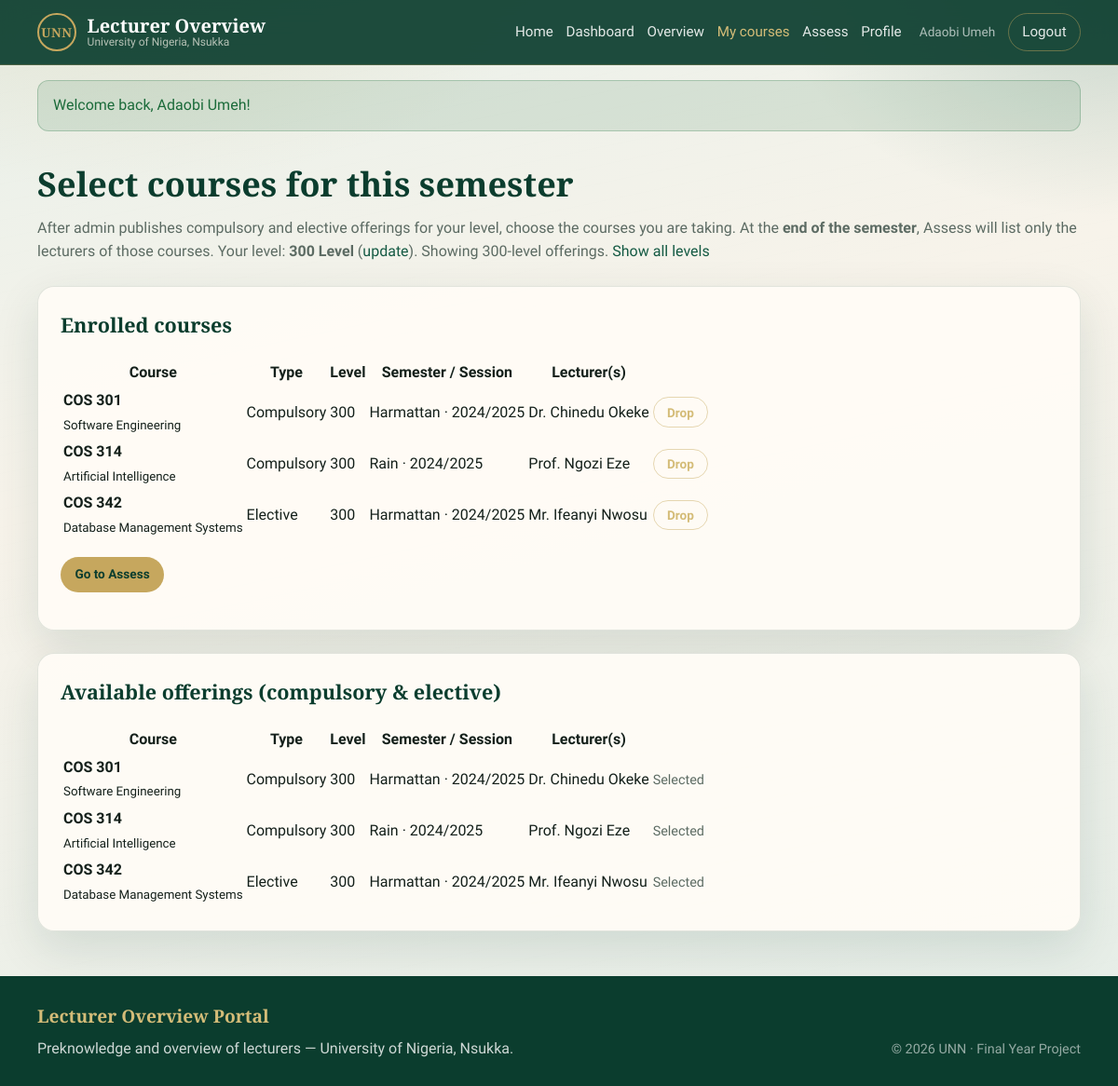
Screenshot of /student/enroll.php (signed in) with the database file from the repository.
### tables this page shows
CREATE TABLE users (
  id INT UNSIGNED AUTO_INCREMENT PRIMARY KEY,
  full_name VARCHAR(120) NOT NULL,
  email VARCHAR(160) NOT NULL UNIQUE,
  password VARCHAR(255) NOT NULL,
  role ENUM('student', 'lecturer', 'admin') NOT NULL DEFAULT 'student',
  department VARCHAR(120) DEFAULT NULL,
  matric_number VARCHAR(40) DEFAULT NULL,
  academic_level ENUM('100', '200', '300', '400') DEFAULT NULL,
  is_active TINYINT(1) NOT NULL DEFAULT 1,
  created_at TIMESTAMP DEFAULT CURRENT_TIMESTAMP,
  updated_at TIMESTAMP DEFAULT CURRENT_TIMESTAMP ON UPDATE CURRENT_TIMESTAMP
);

CREATE TABLE courses (
  id INT UNSIGNED AUTO_INCREMENT PRIMARY KEY,
  course_code VARCHAR(20) NOT NULL UNIQUE,
  course_title VARCHAR(200) NOT NULL,
  department VARCHAR(120) NOT NULL,
  level VARCHAR(20) DEFAULT '100',
  course_type ENUM('Compulsory', 'Elective') NOT NULL DEFAULT 'Compulsory',
  semester ENUM('Harmattan', 'Rain') NOT NULL DEFAULT 'Harmattan',
  session_year VARCHAR(20) NOT NULL DEFAULT '2024/2025',
  description TEXT DEFAULT NULL,
  created_at TIMESTAMP DEFAULT CURRENT_TIMESTAMP
);

### includes/auth.php (called while the page is built, shortened)
<?php
require_once __DIR__ . '/../config/database.php';
function is_valid_student_level(?string $level): bool
{
    return $level !== null && in_array($level, STUDENT_LEVELS, true);
}
function get_flash(): ?array
{
    $flash = $_SESSION['flash'];
    return $flash;
}
function e(?string $value): string
{
    return htmlspecialchars((string) $value, ENT_QUOTES, 'UTF-8');
}
function is_logged_in(): bool
{
    return !empty($_SESSION['user_id']);
}
function current_user(): ?array
{
    static $user = null;
    if ($user !== null) {
        return $user;
    }
    $stmt = db()->prepare('SELECT id, full_name, email, role, department, matric_number, academic_level, is_active FROM users WHERE id = ? LIMIT 1');
    $uid = (int) $_SESSION['user_id'];
    $stmt->bind_param('i', $uid);
    $stmt->execute();
    $result = $stmt->get_result();
    $user = $result->fetch_assoc() ?: null;
    return $user;
}
function require_role(string ...$roles): void
{
    $user = current_user();
}
function dashboard_url_for_role(string $role): string
{
    $base = base_path();
    return match ($role) {
        'admin'    => $base . '/admin/dashboard.php',
        'lecturer' => $base . '/lecturer/dashboard.php',
        default    => $base . '/student/dashboard.php',
    };
}
function base_path(): string
{
    static $base = null;
    if ($base !== null) {
        return $base;
    }
    $script = str_replace('\\', '/', $_SERVER['SCRIPT_NAME'] ?? '');
    if (preg_match('#^(.*?)/portal(?:/|$)#', $script, $m)) {
        $base = $m[1] . '/portal';
    } else {
        $dir = str_replace('\\', '/', dirname($script));
        if (preg_match('#/(student|lecturer|admin)$#', $dir)) {
            $dir = dirname($dir);
        }
        $base = ($dir === '/' || $dir === '\\' || $dir === '.') ? '' : $dir;
    }
    return $base;
}

### config/database.php (called while the page is built, shortened)
<?php
function db(): mysqli
{
    static $conn = null;
    if ($conn instanceof mysqli) {
        return $conn;
    }
    $conn = new mysqli(DB_HOST, DB_USER, DB_PASS, DB_NAME);
    $conn->set_charset('utf8mb4');
    return $conn;
}

### student/enroll.php (the view, shortened to what this page needs)
<?php
require_once __DIR__ . '/../includes/auth.php';
require_role('student');
$user = current_user();
$uid = (int) $user['id'];
$stmt = db()->prepare(
    "SELECT se.course_id, c.course_code, c.course_title, c.level, c.course_type, c.semester, c.session_year,
            GROUP_CONCAT(CONCAT(l.title, ' ', u.full_name) ORDER BY u.full_name SEPARATOR ', ') AS lecturers
     FROM student_enrollments se
     JOIN courses c ON c.id = se.course_id
     LEFT JOIN course_lecturers cl ON cl.course_id = c.id
     LEFT JOIN lecturers l ON l.id = cl.lecturer_id
     LEFT JOIN users u ON u.id = l.user_id
     WHERE se.student_id = ?
     GROUP BY se.course_id, c.course_code, c.course_title, c.level, c.course_type, c.semester, c.session_year
     ORDER BY c.course_code"
);
$stmt->bind_param('i', $uid);
$stmt->execute();
$enrolled = $stmt->get_result()->fetch_all(MYSQLI_ASSOC);
$enrolledIds = array_map(static fn($r) => (int) $r['course_id'], $enrolled);
$showAll = isset($_GET['all']) && $_GET['all'] === '1';
$studentLevel = $user['academic_level'] ?? '';
if ($showAll || !is_valid_student_level($studentLevel)) {
    $available = db()->query(
        "SELECT c.id, c.course_code, c.course_title, c.level, c.course_type, c.semester, c.session_year,
                GROUP_CONCAT(CONCAT(l.title, ' ', u.full_name) ORDER BY u.full_name SEPARATOR ', ') AS lecturers
         FROM courses c
         LEFT JOIN course_lecturers cl ON cl.course_id = c.id
         LEFT JOIN lecturers l ON l.id = cl.lecturer_id
         LEFT JOIN users u ON u.id = l.user_id
         GROUP BY c.id, c.course_code, c.course_title, c.level, c.course_type, c.semester, c.session_year
         ORDER BY c.level, c.course_type, c.course_code"
    )->fetch_all(MYSQLI_ASSOC);
} else {
    $availStmt = db()->prepare(
        "SELECT c.id, c.course_code, c.course_title, c.level, c.course_type, c.semester, c.session_year,
                GROUP_CONCAT(CONCAT(l.title, ' ', u.full_name) ORDER BY u.full_name SEPARATOR ', ') AS lecturers
         FROM courses c
         LEFT JOIN course_lecturers cl ON cl.course_id = c.id
         LEFT JOIN lecturers l ON l.id = cl.lecturer_id
         LEFT JOIN users u ON u.id = l.user_id
         WHERE c.level = ?
         GROUP BY c.id, c.course_code, c.course_title, c.level, c.course_type, c.semester, c.session_year
         ORDER BY c.course_type, c.course_code"
    );
    $availStmt->bind_param('s', $studentLevel);
    $availStmt->execute();
    $available = $availStmt->get_result()->fetch_all(MYSQLI_ASSOC);
}
$activeNav = 'enroll';
require_once __DIR__ . '/../includes/header.php';
?>
<div class="container">
    <h1 class="page-title">Select courses for this semester</h1>
    <p class="page-lead">
        After admin publishes compulsory and elective offerings for your level, choose the courses you are taking.
        At the <strong>end of the semester</strong>, Assess will list only the lecturers of those courses.
        Your level: <strong><?= e($user['academic_level'] ? $user['academic_level'] . ' Level' : 'not set') ?></strong>
        (<a href="<?= e(base_path()) ?>/student/profile.php">update</a>).
        <?php if (!$showAll && is_valid_student_level($studentLevel)): ?>
            Showing <?= e($studentLevel) ?>-level offerings.
            <a href="?all=1">Show all levels</a>
        <?php elseif ($showAll): ?>
            Showing all levels. <a href="?">Show my level only</a>
        <?php endif; ?>
    </p>
    <div class="panel" style="margin-bottom:1.5rem;">
        <h2 style="margin-top:0;font-family:var(--font-display);color:var(--green-deep);font-size:1.35rem;">Enrolled courses</h2>
        <?php if (!$enrolled): ?>
            <div class="empty-state">You are not enrolled in any course yet. Enrol below before assessing lecturers.</div>
        <?php else: ?>
            <div class="table-wrap">
                <table class="data-table">
                    <thead>
                        <tr>
                            <th>Course</th>
                            <th>Type</th>
                            <th>Level</th>
                            <th>Semester / Session</th>
                            <th>Lecturer(s)</th>
                            <th></th>
                        </tr>
                    </thead>
                    <tbody>
                        <?php foreach ($enrolled as $row): ?>
                            <tr>
                                <td><strong><?= e($row['course_code']) ?></strong><br><small><?= e($row['course_title']) ?></small></td>
                                <td><?= e($row['course_type'] ?? 'Compulsory') ?></td>
                                <td><?= e($row['level']) ?></td>
                                <td><?= e($row['semester'] . ' · ' . $row['session_year']) ?></td>
                                <td><?= e($row['lecturers'] ?: '—') ?></td>
                                <td>
                                    <form method="post" onsubmit="return confirm('Remove this enrolment?');">
                                        <button type="submit" class="btn btn-ghost btn-sm">Drop</button>
                                    </form>
                                </td>
                            </tr>
                        <?php endforeach; ?>
                    </tbody>
                </table>
            </div>
            <p style="margin-top:1rem;"><a class="btn btn-gold btn-sm" href="<?= e(base_path()) ?>/student/assess.php">Go to Assess</a></p>
        <?php endif; ?>
    </div>
    <div class="panel">
        <h2 style="margin-top:0;font-family:var(--font-display);color:var(--green-deep);font-size:1.35rem;">Available offerings (compulsory &amp; elective)</h2>
        <?php if (!$available): ?>
            <div class="empty-state">No courses published for your level yet. Ask admin to publish semester offerings, or <a href="?all=1">view all levels</a>.</div>
        <?php else: ?>
            <div class="table-wrap">
                <table class="data-table">
                    <thead>
                        <tr>
                            <th>Course</th>
                            <th>Type</th>
                            <th>Level</th>
                            <th>Semester / Session</th>
                            <th>Lecturer(s)</th>
                            <th></th>
                        </tr>
                    </thead>
                    <tbody>
                        <?php foreach ($available as $row): ?>
                            <?php $already = in_array((int) $row['id'], $enrolledIds, true); ?>
                            <tr>
                                <td><strong><?= e($row['course_code']) ?></strong><br><small><?= e($row['course_title']) ?></small></td>
                                <td><?= e($row['course_type'] ?? 'Compulsory') ?></td>
                                <td><?= e($row['level']) ?></td>
                                <td><?= e($row['semester'] . ' · ' . $row['session_year']) ?></td>
                                <td><?= e($row['lecturers'] ?: '—') ?></td>
                                <td>
                                    <?php if ($already): ?>
                                        <span style="color:var(--muted);font-size:0.9rem;">Selected</span>
                                    <?php endif; ?>
                                </td>
                            </tr>
                        <?php endforeach; ?>
                    </tbody>
                </table>
            </div>
        <?php endif; ?>
    </div>
</div>
<?php require_once __DIR__ . '/../includes/footer.php'; ?>

### includes/header.php (shortened to what this page needs)
<?php
require_once __DIR__ . '/auth.php';
$bodyClass  = $bodyClass ?? '';
$activeNav  = $activeNav ?? '';
$user       = current_user();
$flash      = get_flash();
?>
<!DOCTYPE html>
<html lang="en">
<head>
    <link rel="stylesheet" href="<?= e(base_path()) ?>/assets/css/style.css">
</head>
<body class="<?= e($bodyClass) ?>">
<div class="page-shell">
    <header class="site-header">
        <div class="container header-inner">
            <a class="brand" href="<?= e(base_path()) ?>/index.php">
                <span class="brand-mark" aria-hidden="true">UNN</span>
                <span class="brand-text">
                    <strong>Lecturer Overview</strong>
                    <small>University of Nigeria, Nsukka</small>
                </span>
            </a>
            <nav class="site-nav" data-nav>
                <a href="<?= e(base_path()) ?>/index.php" class="<?= $activeNav === 'home' ? 'is-active' : '' ?>">Home</a>
                <?php if ($user): ?>
                    <a href="<?= e(dashboard_url_for_role($user['role'])) ?>" class="<?= $activeNav === 'dashboard' ? 'is-active' : '' ?>">Dashboard</a>
                    <?php if ($user['role'] === 'student'): ?>
                        <a href="<?= e(base_path()) ?>/student/overview.php" class="<?= $activeNav === 'overview' ? 'is-active' : '' ?>">Overview</a>
                        <a href="<?= e(base_path()) ?>/student/enroll.php" class="<?= $activeNav === 'enroll' ? 'is-active' : '' ?>">My courses</a>
                        <a href="<?= e(base_path()) ?>/student/assess.php" class="<?= $activeNav === 'assess' ? 'is-active' : '' ?>">Assess</a>
                        <a href="<?= e(base_path()) ?>/student/profile.php" class="<?= $activeNav === 'profile' ? 'is-active' : '' ?>">Profile</a>
                    <?php endif; ?>
                    <span class="nav-user"><?= e($user['full_name']) ?></span>
                    <a class="btn btn-ghost btn-sm" href="<?= e(base_path()) ?>/logout.php">Logout</a>
                <?php else: ?>
                    <a href="<?= e(base_path()) ?>/login.php" class="<?= $activeNav === 'login' ? 'is-active' : '' ?>">Login</a>
                    <a class="btn btn-gold btn-sm" href="<?= e(base_path()) ?>/register.php">Register</a>
                <?php endif; ?>
            </nav>
        </div>
    </header>
    <?php if ($flash): ?>
        <div class="container">
            <div class="flash flash-<?= e($flash['type']) ?>" role="alert">
                <?= e($flash['message']) ?>
            </div>
        </div>
    <?php endif; ?>
    <main class="site-main">

### rows the page displays
users: full_name "Adaobi Umeh", academic_level "300 Level", academic_level "300"
courses: course_code "COS 301", course_title "Software Engineering", course_type "Compulsory", level "300", semester+session_year "Harmattan · 2024/2025", lecturers "Dr. Chinedu Okeke", shows "Selected"
courses: course_code "COS 314", course_title "Artificial Intelligence", course_type "Compulsory", level "300", semester+session_year "Rain · 2024/2025", lecturers "Prof. Ngozi Eze", shows "Selected"
courses: course_code "COS 342", course_title "Database Management Systems", course_type "Elective", level "300", semester+session_year "Harmattan · 2024/2025", lecturers "Mr. Ifeanyi Nwosu", shows "Selected"

### other values shown
$flash['message'] "Welcome back, Adaobi Umeh!"
$row['course_code'] "COS 301"
$row['course_title'] "Software Engineering"
$row['course_type'] "Compulsory"
$row['level'] "300"
$row['semester'] . ' · ' . $row['session_year'] "Harmattan · 2024/2025"
$row['lecturers'] ?: '—' "Dr. Chinedu Okeke"
$row['course_code'] "COS 314"
$row['course_title'] "Artificial Intelligence"
$row['semester'] . ' · ' . $row['session_year'] "Rain · 2024/2025"
$row['lecturers'] ?: '—' "Prof. Ngozi Eze"
$row['course_code'] "COS 342"
$row['course_title'] "Database Management Systems"
$row['course_type'] "Elective"
$row['lecturers'] ?: '—' "Mr. Ifeanyi Nwosu"
